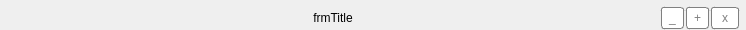
<?xml version="1.0" encoding="UTF-8"?>
<ui version="4.0">
 <class>TitleBar</class>
 <widget class="QWidget" name="TitleBar">
  <property name="geometry">
   <rect>
    <x>0</x>
    <y>0</y>
    <width>746</width>
    <height>30</height>
   </rect>
  </property>
  <property name="minimumSize">
   <size>
    <width>0</width>
    <height>30</height>
   </size>
  </property>
  <property name="maximumSize">
   <size>
    <width>16777215</width>
    <height>30</height>
   </size>
  </property>
  <property name="windowTitle">
   <string>Form</string>
  </property>
  <property name="styleSheet">
   <string notr="true">QPushButton{
	border : 0.5px solid gray;
	border-radius: 3px;
	min-height: 20px;
	margin: 1px;
	background: white;
	color: gray;
}

QPushButton::hover{
	background: orange;
	border : 0.5px solid orange;
	color: white;
}

QWidget::lblFormTitle{
	background-color: white;
}

QPushButton#lblFormTitle{
	background: transparent;
	border-radius: 0px;
	border: transparent;
	color: black;
}</string>
  </property>
  <layout class="QHBoxLayout" name="horizontalLayout">
   <property name="spacing">
    <number>0</number>
   </property>
   <property name="leftMargin">
    <number>6</number>
   </property>
   <property name="topMargin">
    <number>6</number>
   </property>
   <property name="rightMargin">
    <number>6</number>
   </property>
   <property name="bottomMargin">
    <number>0</number>
   </property>
   <item>
    <widget class="QLabel" name="lblFormTitle">
     <property name="text">
      <string>frmTitle</string>
     </property>
     <property name="alignment">
      <set>Qt::AlignCenter</set>
     </property>
    </widget>
   </item>
   <item>
    <widget class="QPushButton" name="btMinimize">
     <property name="minimumSize">
      <size>
       <width>24</width>
       <height>24</height>
      </size>
     </property>
     <property name="maximumSize">
      <size>
       <width>25</width>
       <height>16777215</height>
      </size>
     </property>
     <property name="text">
      <string>_</string>
     </property>
    </widget>
   </item>
   <item>
    <widget class="QPushButton" name="btMaximize">
     <property name="minimumSize">
      <size>
       <width>24</width>
       <height>24</height>
      </size>
     </property>
     <property name="maximumSize">
      <size>
       <width>25</width>
       <height>16777215</height>
      </size>
     </property>
     <property name="text">
      <string>+</string>
     </property>
    </widget>
   </item>
   <item>
    <widget class="QPushButton" name="btClose">
     <property name="minimumSize">
      <size>
       <width>24</width>
       <height>24</height>
      </size>
     </property>
     <property name="maximumSize">
      <size>
       <width>30</width>
       <height>16777215</height>
      </size>
     </property>
     <property name="text">
      <string>x</string>
     </property>
    </widget>
   </item>
  </layout>
 </widget>
 <resources/>
 <connections/>
</ui>
